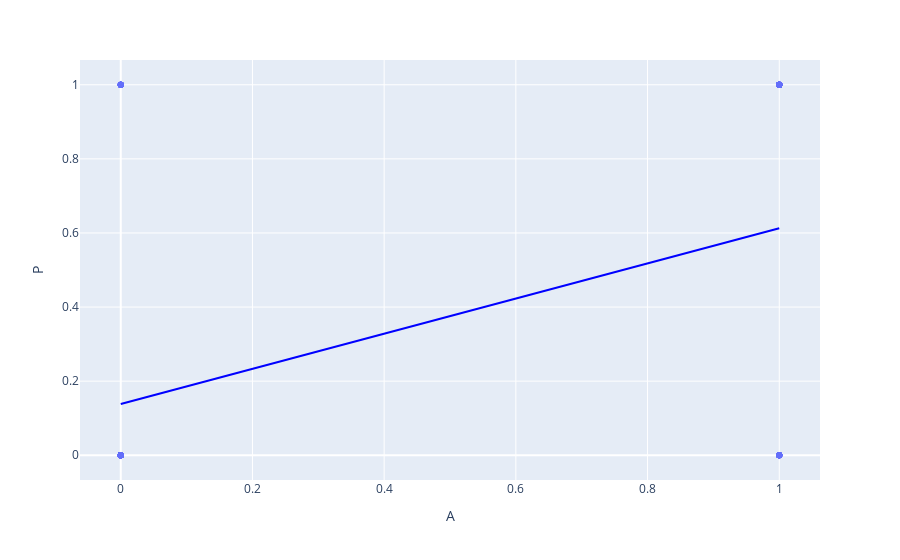

Notebook source saved alongside this figure:
### Code cell
px.scatter(final, 'A', 'P', trendline='ols', trendline_color_override='blue')

### Figure 1 — Plotly figure (JSON) as saved in the notebook; plotly's stock layout.template omitted (floating-point values rounded to 4 significant figures; data arrays with more than 128 entries replaced by an {"elided": "..."} marker saying what was removed)
{"data": [{"hovertemplate": "A=%{x}<br>P=%{y}<extra></extra>", "legendgroup": "", "marker": {"color": "#636efa", "symbol": "circle"}, "mode": "markers", "name": "", "orientation": "v", "showlegend": false, "type": "scatter", "x": {"elided": "192 int values"}, "xaxis": "x", "y": {"elided": "192 int values"}, "yaxis": "y"}, {"hovertemplate": "<b>OLS trendline</b><br>P = 0.474442 * A + 0.138462<br>R<sup>2</sup>=0.238218<br><br>A=%{x}<br>P=%{y} <b>(trend)</b><extra></extra>", "legendgroup": "", "line": {"color": "blue"}, "marker": {"color": "#636efa", "symbol": "circle"}, "mode": "lines", "name": "", "showlegend": false, "type": "scatter", "x": {"elided": "192 int values"}, "xaxis": "x", "y": {"elided": "192 float values"}, "yaxis": "y"}], "layout": {"legend": {"tracegroupgap": 0}, "margin": {"t": 60}, "xaxis": {"anchor": "y", "domain": [0, 1], "title": {"text": "A"}}, "yaxis": {"anchor": "x", "domain": [0, 1], "title": {"text": "P"}}}}
